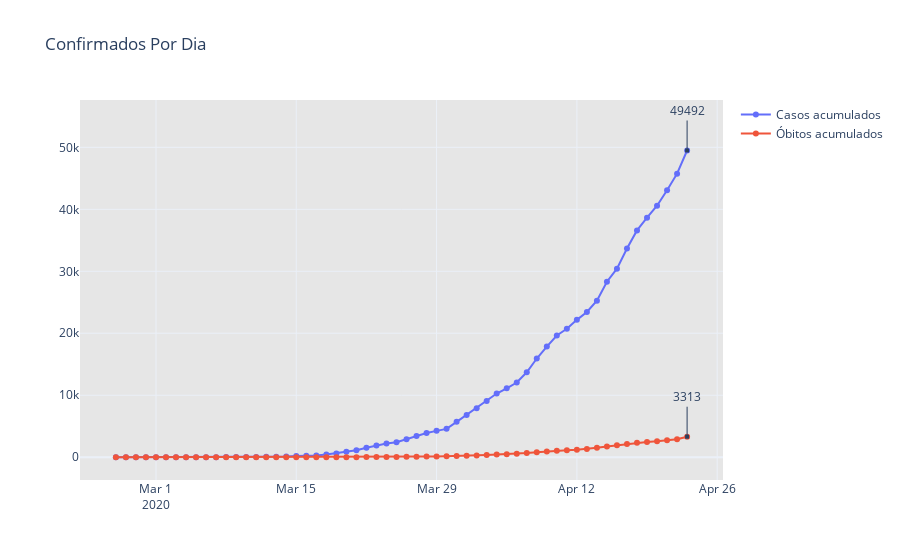

Write notebook code for a chart like this one.
### Markdown cell above
# Gráficos Brasil

### Code cell
from datetime import datetime
now = datetime.now()
fig1 = go.Figure(
    [
        go.Scatter(x = casosTotal.data, y = casosTotal['casosAcumulados'], mode = 'markers+lines', name="Casos acumulados"),
        go.Scatter(x = mortesTotal.data, y = mortesTotal['obitosAcumulados'], mode = 'markers+lines', name="Óbitos acumulados"),
    ]
)
config = {'displayModeBar': True}
fig1.update_layout(title='Confirmados Por Dia',
                   plot_bgcolor='rgb(230, 230,230)',
                   showlegend=True, template="plotly_white",
annotations=[
        dict(
            x=str(now.year)+'-'+str(now.month)+'-'+str(now.day-1),
            y=casosTotal.casosAcumulados.max(),
            xref="x",
            yref="y",
            text=casosTotal.casosAcumulados.max(),
            showarrow=True,
            arrowhead=7,
            ax=0,
            ay=-40
        ),
        dict(
            x=str(now.year)+'-'+str(now.month)+'-'+str(now.day-1),
            y=mortesTotal.obitosAcumulados.max(),
            xref="x",
            yref="y",
            text=mortesTotal.obitosAcumulados.max(),
            showarrow=True,
            arrowhead=7,
            ax=0,
            ay=-40
        )]
)


fig1.show()
plotly.offline.plot(fig1, filename='HTML/AcumuladoBrasilDia.html', auto_open=False)

### Figure 1 — Plotly figure (JSON) as saved in the notebook; plotly's stock layout.template omitted (floating-point values rounded to 4 significant figures)
{"data": [{"mode": "markers+lines", "name": "Casos acumulados", "type": "scatter", "x": ["2020-02-28", "2020-02-26", "2020-02-27", "2020-02-29", "2020-03-01", "2020-03-02", "2020-03-03", "2020-03-04", "2020-03-05", "2020-03-06", "2020-03-07", "2020-03-08", "2020-03-09", "2020-03-10", "2020-03-11", "2020-03-12", "2020-03-13", "2020-03-14", "2020-03-15", "2020-03-16", "2020-03-17", "2020-03-18", "2020-03-19", "2020-03-20", "2020-03-21", "2020-03-22", "2020-03-23", "2020-03-24", "2020-03-25", "2020-03-26", "2020-03-27", "2020-03-28", "2020-03-29", "2020-03-30", "2020-03-31", "2020-04-01", "2020-04-02", "2020-04-03", "2020-04-04", "2020-04-05", "2020-04-06", "2020-04-07", "2020-04-08", "2020-04-09", "2020-04-10", "2020-04-11", "2020-04-12", "2020-04-13", "2020-04-14", "2020-04-15", "2020-04-16", "2020-04-17", "2020-04-18", "2020-04-19", "2020-04-20", "2020-04-21", "2020-04-22", "2020-04-23"], "y": [1, 1, 1, 2, 2, 2, 2, 3, 7, 13, 19, 25, 25, 34, 52, 77, 98, 121, 200, 234, 291, 428, 621, 904, 1128, 1546, 1891, 2201, 2433, 2915, 3417, 3903, 4256, 4579, 5717, 6834, 7910, 9056, 10278, 11130, 12056, 13717, 15927, 17857, 19638, 20727, 22169, 23430, 25262, 28320, 30425, 33682, 36599, 38654, 40581, 43079, 45757, 49492]}, {"mode": "markers+lines", "name": "Óbitos acumulados", "type": "scatter", "x": ["2020-02-26", "2020-02-27", "2020-02-28", "2020-02-29", "2020-03-01", "2020-03-02", "2020-03-03", "2020-03-04", "2020-03-05", "2020-03-07", "2020-03-08", "2020-03-09", "2020-03-10", "2020-03-11", "2020-03-13", "2020-03-14", "2020-03-15", "2020-03-16", "2020-03-06", "2020-03-12", "2020-03-17", "2020-03-18", "2020-03-19", "2020-03-20", "2020-03-21", "2020-03-22", "2020-03-23", "2020-03-24", "2020-03-25", "2020-03-26", "2020-03-27", "2020-03-28", "2020-03-29", "2020-03-30", "2020-03-31", "2020-04-01", "2020-04-02", "2020-04-03", "2020-04-04", "2020-04-05", "2020-04-06", "2020-04-07", "2020-04-08", "2020-04-09", "2020-04-10", "2020-04-11", "2020-04-12", "2020-04-13", "2020-04-14", "2020-04-15", "2020-04-16", "2020-04-17", "2020-04-18", "2020-04-19", "2020-04-20", "2020-04-21", "2020-04-22", "2020-04-23"], "y": [0, 0, 0, 0, 0, 0, 0, 0, 0, 0, 0, 0, 0, 0, 0, 0, 0, 0, 0, 0, 1, 4, 6, 11, 18, 25, 34, 46, 57, 77, 92, 114, 136, 159, 201, 241, 299, 359, 432, 486, 553, 667, 800, 941, 1056, 1124, 1223, 1328, 1532, 1736, 1924, 2141, 2347, 2462, 2575, 2741, 2906, 3313]}], "layout": {"annotations": [{"arrowhead": 7, "ax": 0, "ay": -40, "showarrow": true, "text": "49492", "x": "2020-4-23", "xref": "x", "y": 49492, "yref": "y"}, {"arrowhead": 7, "ax": 0, "ay": -40, "showarrow": true, "text": "3313", "x": "2020-4-23", "xref": "x", "y": 3313, "yref": "y"}], "plot_bgcolor": "rgb(230, 230,230)", "showlegend": true, "title": {"text": "Confirmados Por Dia"}}}
